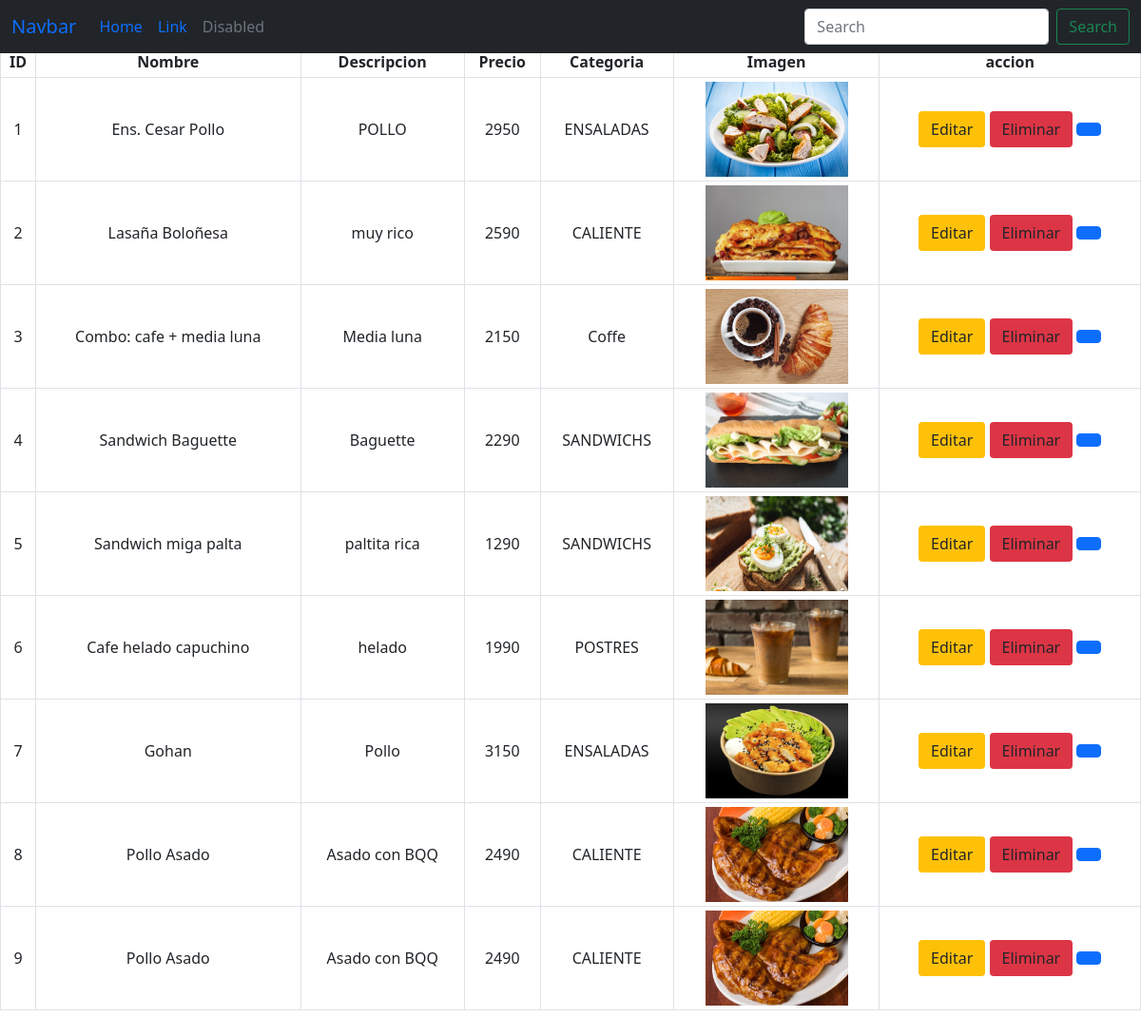
The app's page /coffe/BD/, older data.
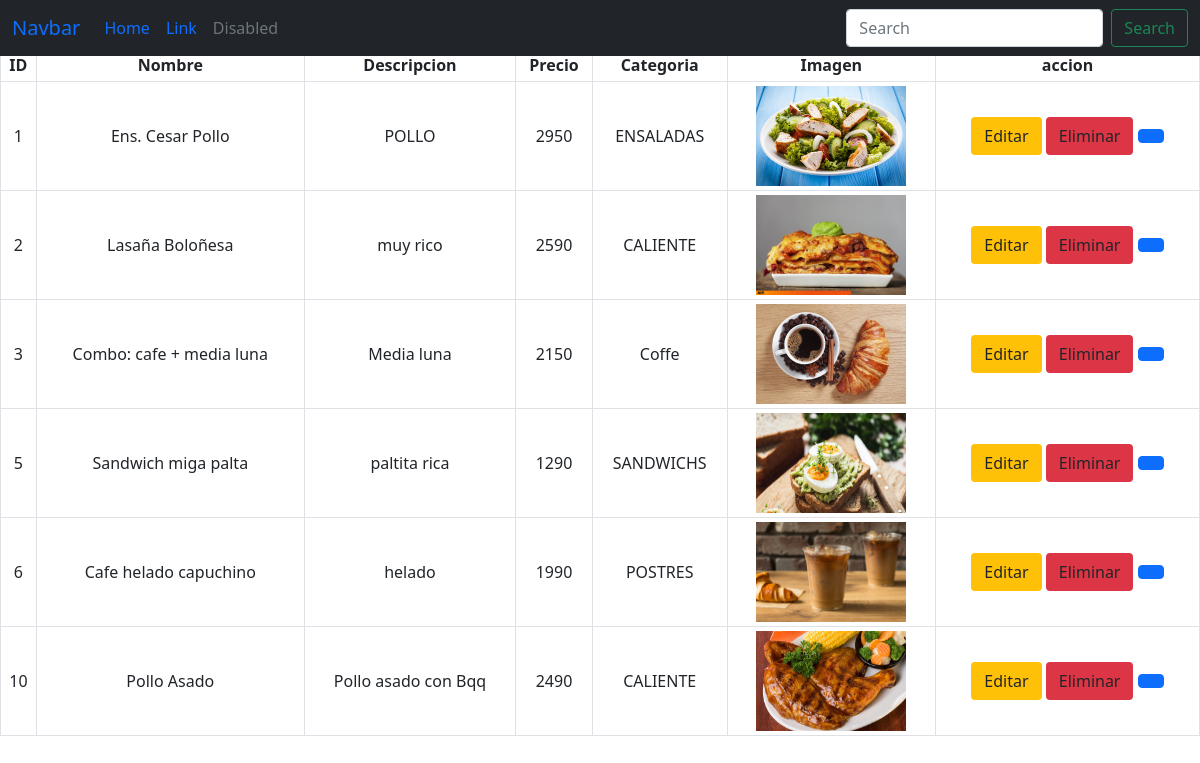
The same page, newer data.
### coffe/models.py (models this page shows, shortened)
class Producto(models.Model):
    id_producto=models.AutoField(db_column='idProd',primary_key=True)
    nombre=models.CharField(max_length=350)
    imagen=models.ImageField(upload_to='upload')
    descripcion=models.CharField(max_length=400)
    precio=models.IntegerField()
    fk_categoria=models.ForeignKey('Categoria',on_delete=models.CASCADE,db_column='idCate')

class Categoria(models.Model):
    id_categoria =models.AutoField(db_column='idCate',primary_key=True)
    nombre=models.CharField(max_length=35)
    def __str__(self):
        return str(self.nombre)

### coffe/views.py (the view)
# urls.py: path('BD/',views.list_prod,name='BD'),
def list_prod(request):
     productos=Producto.objects.all()
     return render(request,'coffe/listado_prod.html',{'productos':productos})

### coffe/templates/coffe/listado_prod.html (shortened to what this page needs)
{% load static %}
<!DOCTYPE html>
<html lang="en">
<head>
    <link href="https://cdn.jsdelivr.net/npm/bootstrap@5.0.2/dist/css/bootstrap.min.css" rel="stylesheet">
</head>
<body>
    <nav class="navbar navbar-expand-lg bg-body-tertiary bg-dark m-b-5 fixed-top">
        <div class="container-fluid">
          <a class="navbar-brand" href="#">Navbar</a>
          <div class="collapse navbar-collapse" id="navbarTogglerDemo03">
            <ul class="navbar-nav me-auto mb-2 mb-lg-0">
              <li class="nav-item">
                <a class="nav-link active" aria-current="page" href="#">Home</a>
              </li>
              <li class="nav-item">
                <a class="nav-link" href="#">Link</a>
              </li>
              <li class="nav-item">
                <a class="nav-link disabled" aria-disabled="true">Disabled</a>
              </li>
            </ul>
            <form class="d-flex" role="search">
              <input class="form-control me-2" type="search" placeholder="Search" aria-label="Search">
              <button class="btn btn-outline-success" type="submit">Search</button>
            </form>
          </div>
        </div>
      </nav>
    <table class="table table-hover table-bordered text-center my-5  table-sm">
        <thead class="align-middle table-sm">
            <tr>
                <th>ID</th>
                <th>Nombre</th>
                <th>Descripcion</th>
                <th>Precio</th>
                <th>Categoria</th>
                <th>Imagen</th>
                <th>accion</th>
            </tr>
        </thead>
        <tbody class="align-middle ">
            {% for x in productos %}
            <tr>
                <td>{{x.id_producto}}</td>
                <td>{{x.nombre}}</td>
                <td>{{x.descripcion}}</td>
                <td>{{x.precio}}</td>
                <td>{{x.fk_categoria}}</td>
                <td><img src="{{x.imagen.url}}" width="150" height="100" alt=""></td>
                <td><a href=""class="btn bg-warning">Editar</a>
                <a href="{% url 'dele' x.id_producto  %}" class="btn bg-danger">Eliminar</a>
            <a href="" type="button" class="btn btn-primary" data-bs-toggle="modal" data-bs-target="#staticBackdrop"></a></td>
            </tr>
            {% endfor %}
        </tbody>
    </table>
</body>
</html>

Row changes from the older to the newer data that the page shows:
removed Producto: id_producto "4", nombre "Sandwich Baguette", descripcion "Baguette", precio "2290", fk_categoria "SANDWICHS", imagen (picture)
removed Producto: id_producto "7", nombre "Gohan", descripcion "Pollo", precio "3150", fk_categoria "ENSALADAS", imagen (picture)
removed Producto: id_producto "8", nombre "Pollo Asado", descripcion "Asado con BQQ", precio "2490", fk_categoria "CALIENTE", imagen (picture)
removed Producto: id_producto "9", nombre "Pollo Asado", descripcion "Asado con BQQ", precio "2490", fk_categoria "CALIENTE", imagen (picture)
added Producto: id_producto "10", nombre "Pollo Asado", descripcion "Pollo asado con Bqq", precio "2490", fk_categoria "CALIENTE", imagen (picture)
